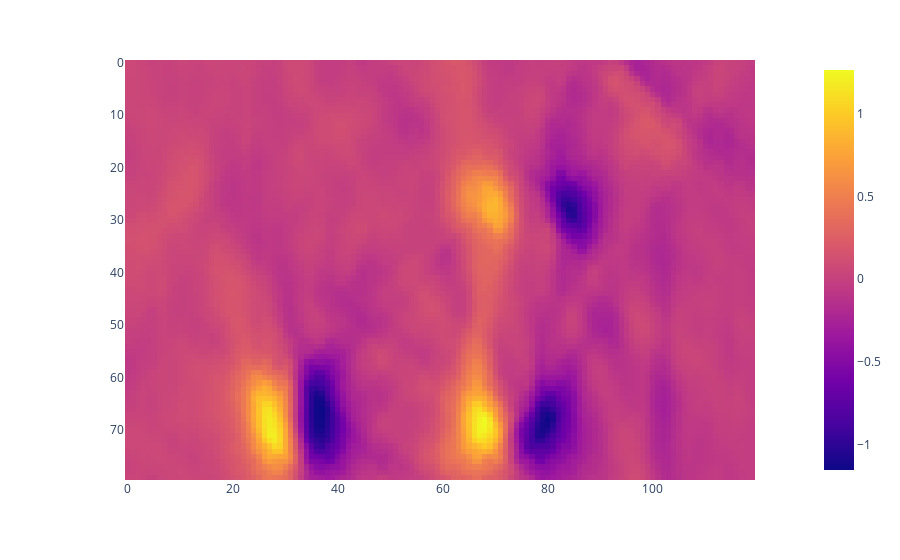

Source (notebook cell):
### Code cell
px.imshow(np.gradient(dcm_reduced.array, axis=1))

### Figure 1 — Plotly figure (JSON) as saved in the notebook; plotly's stock layout.template omitted (floating-point values rounded to 4 significant figures; data arrays with more than 128 entries replaced by an {"elided": "..."} marker saying what was removed)
{"data": [{"coloraxis": "coloraxis", "hovertemplate": "x: %{x}<br>y: %{y}<br>color: %{z}<extra></extra>", "name": "0", "type": "heatmap", "xaxis": "x", "yaxis": "y", "z": {"elided": "80x120 float values"}}], "layout": {"coloraxis": {"colorscale": [[0, "#0d0887"], [0.1111, "#46039f"], [0.2222, "#7201a8"], [0.3333, "#9c179e"], [0.4444, "#bd3786"], [0.5556, "#d8576b"], [0.6667, "#ed7953"], [0.7778, "#fb9f3a"], [0.8889, "#fdca26"], [1, "#f0f921"]]}, "margin": {"t": 60}, "xaxis": {"anchor": "y", "constrain": "domain", "domain": [0, 1], "scaleanchor": "y"}, "yaxis": {"anchor": "x", "autorange": "reversed", "constrain": "domain", "domain": [0, 1]}}}
